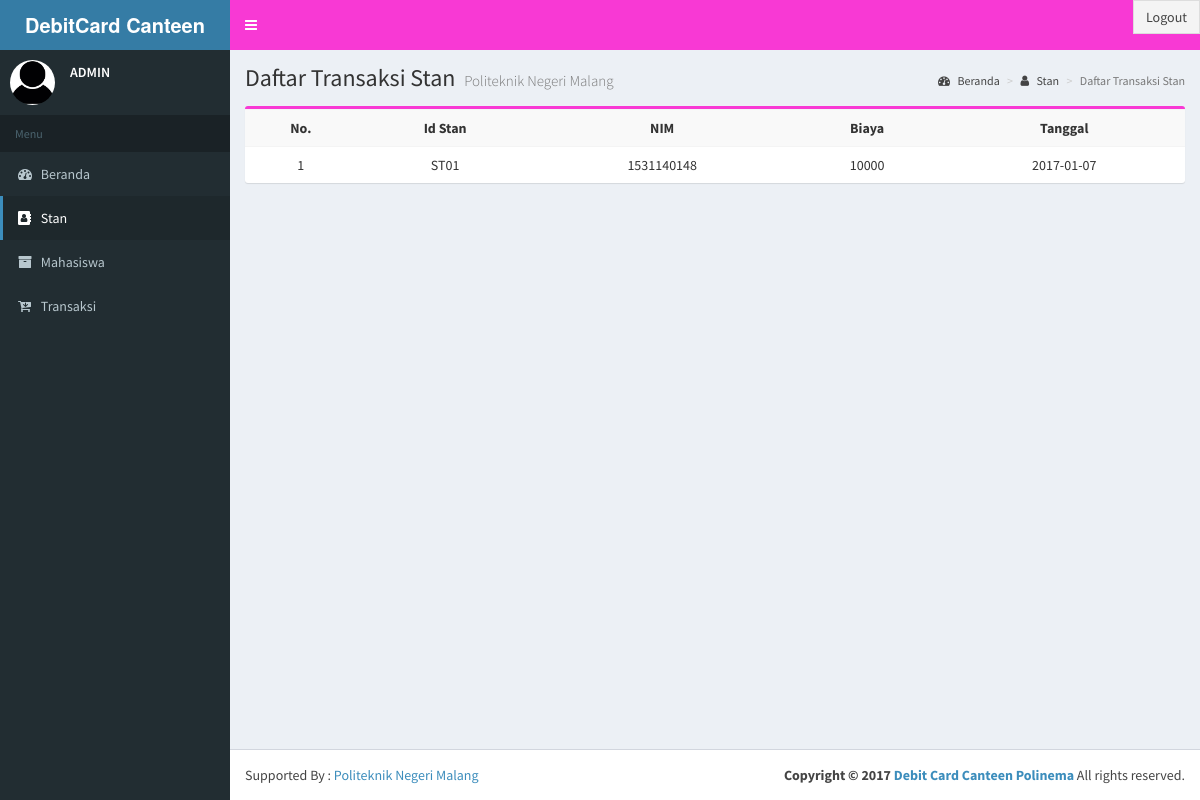
Page /adm_stan_trans.php?id_stan=ST01 (signed in) on the committed database.
### tables this page shows
CREATE TABLE `transaksi` (
  `id` int(11) NOT NULL,
  `id_stan` varchar(15) NOT NULL,
  `nim` varchar(10) NOT NULL,
  `biaya` int(10) NOT NULL,
  `tanggal` date NOT NULL
);

### Library.php (called while the page is built, shortened)
<?php
class Library
{
	private $db;
	private $host = DB_HOST;
	private $user = DB_USER;
	private $pass = DB_PASS;
	private $dbname = DB_NAME;
	function koneksi(){
		$this->db = new mysqli($this->host, $this->user, $this->pass, $this->dbname);
		return $this->db;
	}
	function getId($table, $pk, $id){
		$query = $this->db->query("SELECT * FROM $table WHERE $pk = '$id'");
		return $query;
	}
	function tampilData2($table, $pk, $where){
		$query = $this->db->query("SELECT * FROM $table WHERE $pk = '$where'");
		if ($query->num_rows > 0) {
			while ($row = mysqli_fetch_array($query)) {
				$data[] = $row;
			}
			return $data;
		}
		else{
			die();
		}
		return $data;
	}
}
?>

### adm_stan_trans.php (the view, shortened to what this page needs)
<!DOCTYPE html>
<html>
<head>
  <link rel="stylesheet" href="css/bootstrap.min.css">
  <link rel="stylesheet" href="font-awesome/css/font-awesome.min.css">
  <link rel="stylesheet" href="dist/css/AdminLTE.min.css">
  <link rel="stylesheet" href="dist/css/skins/skin-blue.min.css">
</head>
<body class="hold-transition skin-blue sidebar-mini">
<?php
include_once 'Library.php';
$db = new Library();
$id = $_GET['id_stan'];
$getId = $db->getId('stan', 'id_stan', $id);
$data = mysqli_fetch_row($getId);
?>
<div class="wrapper">
  <header class="main-header">
    <a href="" class="logo">
        <span class="logo-lg"><b>DebitCard Canteen Polinema</b></span>
      </a>
    <nav class="navbar navbar-static-top" role="navigation">
      <a href="#" class="sidebar-toggle" data-toggle="offcanvas" role="button">
      </a>
      <div class="navbar-custom-menu">
        <ul class="nav navbar-nav">
              <li class="user-footer">
                <div class="pull-right">
                  <a href="logout.php" class="btn btn-default btn-flat">Logout</a>
                </div>
              </li>
            </ul>
      </div>
    </nav>
  </header>
  <aside class="main-sidebar">
    <section class="sidebar">
      <div class="user-panel">
        <div class="pull-left image">
          <img src="images/adm/user.jpg" class="img-circle" >
        </div>
        <div class="pull-left info">
          <p>ADMIN</p>
        </div>
      </div>
      <ul class="sidebar-menu">
        <li class="header">Menu</li>
        <li><a href="admin.php"><i class="fa fa-dashboard"></i> <span>Beranda</span></a></li>
        <li class="active"><a href="adm_stan.php"><i class="fa fa-address-book"></i> <span>Stan</span></a></li>
        <li ><a href="adm_mhs.php"><i class="fa fa-archive"></i> <span>Mahasiswa</span></a></li>
        <li><a href="trans.php"><i class="fa fa-cart-arrow-down"></i> <span>Transaksi</span></a></li>
      </ul>
    </section>
  </aside>
  <div class="content-wrapper">
    <section class="content-header">
      <h1>
        Daftar Transaksi Stan
        <small>Politeknik Negeri Malang</small>
      </h1>
      <ol class="breadcrumb">
        <li><a href="admin.php"><i class="fa fa-dashboard"></i> Beranda </a></li>
        <li><a href="adm_stan.php"><i class="fa fa-user"></i> Stan </a></li>
        <li class="active">Daftar Transaksi Stan</li>
      </ol>
    </section>
    <section class="content">
      <div class="row">
        <div class="col-xs-12">
	<div class="box box-primary">
	<table class="table table-striped table-hover text-center">
	<tr>
		<th>No.</th>
		<th>Id Stan</th>
		<th>NIM</th>
		<th>Biaya</th>
		<th>Tanggal</th>
	</tr>
	<?php
	if (isset($_POST['pencarian'])) {
		$arrayData = $db->pencarianMhs($_POST['cari']);
	}
	else{
		$arrayData = $db->tampilData2('transaksi', 'id_stan', $id);
	}
	$no = 1;
	foreach ($arrayData as $data){
		?>
	<tr>
		<td><?php echo $no; ?></td>
		<td><?php echo $data['id_stan']; ?></td>
		<td><?php echo $data['nim']; ?></td>
		<td><?php echo $data['biaya']; ?></td>
		<td><?php echo $data['tanggal']; ?></td>
	</tr>
	<?php
	$no++;
	}
	?>
		</table>
      	</div>
    	 </div>
        </div>
    </section>
  </div>
  <footer class="main-footer">
    <div class="pull-right">
       <strong>Copyright &copy; 2017 <a href="#">Debit Card Canteen Polinema</a></strong> All rights reserved.
    </div>
   Supported By : <a href="http://www.polinema.ac.id">Politeknik Negeri Malang</a>
  </footer>
</body>
</html>

### rows in the picture
transaksi: id_stan "ST01", nim "1531140148", biaya "10000", tanggal "2017-01-07"
